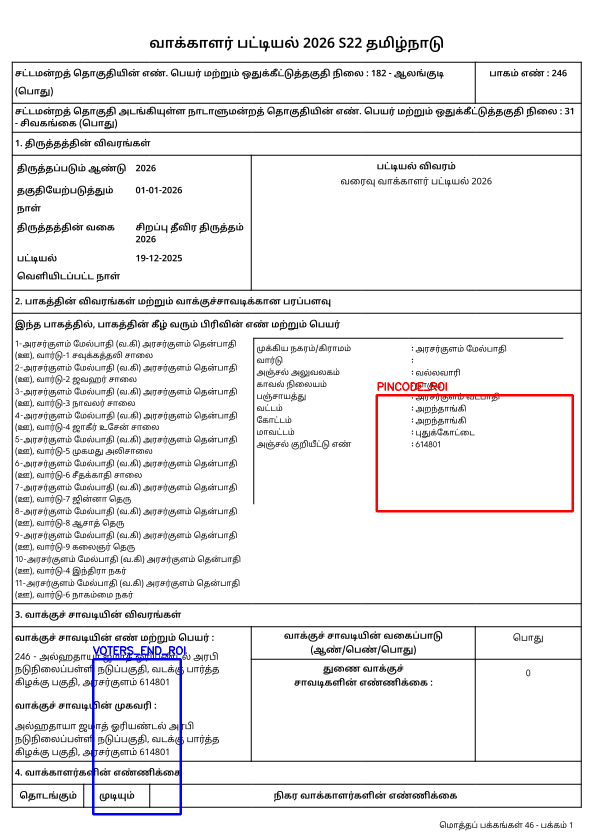
#> input picture metadata-regeneration/roi_visualization.png, 1187 x 1679 px (shown at 1/2 size)
$ python -i ai_fix_extracted_numbers.py   (imports and definitions only)
#> lines starting #> are read from the running program, lines starting #| are printed output that depends on the picture; after the words box and inside, x2 and y2 are one past the last pixel; in counts of white or black regions, pixels touching at a corner belong together
#> further down, picture is the input picture: shape (1679, 1187, 3); mean B, G, R 237.1, 236.3, 237.2
### src/config.py
"""
Centralized configuration management.

Configuration is loaded from:
1. Environment variables
2. .env file (if present)
3. Default values

Usage:
    from src.config import Config
    config = Config()
    print(config.debug)  # True if DEBUG=1 in environment
"""

from __future__ import annotations

import os
from dataclasses import dataclass, field
from pathlib import Path
from typing import Optional, Tuple


def _load_dotenv(dotenv_path: Optional[Path] = None) -> None:
    """
    Minimal .env loader (no external dependency).

    Supports KEY=VALUE, ignores blank lines and comments (#).
    Does not override existing environment variables.
    """
    if dotenv_path is None:
        dotenv_path = Path(__file__).resolve().parent.parent / ".env"

    if not dotenv_path.exists() or not dotenv_path.is_file():
        return

    for raw_line in dotenv_path.read_text(encoding="utf-8").splitlines():
        line = raw_line.strip()
        if not line or line.startswith("#"):
            continue
        if "=" not in line:
            continue
        key, value = line.split("=", 1)
        key = key.strip()
        value = value.strip().strip('"').strip("'")
        if not key:
            continue
        # Only set if not already in environment
        if os.getenv(key) in (None, ""):
            os.environ[key] = value


# Load .env on module import
_load_dotenv()


# [30 lines left out: functions _get_bool_env, _get_int_env, _get_float_env, not called in this run]


@dataclass
class ROIConfig:
    """Region of Interest configuration for image cropping."""
    x1: float
    y1: float
    x2: float
    y2: float

    def as_tuple(self) -> Tuple[float, float, float, float]:
        return (self.x1, self.y1, self.x2, self.y2)


@dataclass
class AIConfig:
    """AI/LLM configuration for metadata extraction."""
    provider: str = field(default_factory=lambda: os.getenv("AI_PROVIDER", "Groq"))
    api_key: str = field(default_factory=lambda: os.getenv("AI_API_KEY", ""))
    model: str = field(default_factory=lambda: os.getenv("AI_MODEL", "meta-llama/llama-4-maverick-17b-128e-instruct"))
    base_url: str = field(default_factory=lambda: os.getenv("AI_BASE_URL", "https://api.groq.com/openai/v1/chat/completions"))
    timeout_sec: int = field(default_factory=lambda: _get_int_env("AI_TIMEOUT_SEC", 120))
    response_format: str = field(
        default_factory=lambda: os.getenv("AI_RESPONSE_FORMAT", "").strip().lower()
    )
    batch_size: int = field(default_factory=lambda: _get_int_env("AI_OCR_BATCH_SIZE", 5))
    id_batch_size: int = field(default_factory=lambda: _get_int_env("AI_ID_BATCH_SIZE", 5))

    # AI extraction control - when False, disables AI for house numbers, missing names, etc
    # First page metadata extraction is always enabled (required)
    enable_ai_extraction: bool = field(default_factory=lambda: _get_bool_env("AI_ENABLE_EXTRACTION", False))

    # Retry configuration
    max_retries: int = field(default_factory=lambda: _get_int_env("AI_MAX_RETRIES", 3))
    retry_delay_sec: float = field(default_factory=lambda: _get_float_env("AI_RETRY_DELAY_SEC", 2.0) or 2.0)


    # Cost tracking
    input_cost_per_1m_usd: Optional[float] = field(
        default_factory=lambda: _get_float_env("AI_INPUT_COST_PER_1M_USD")
    )
    output_cost_per_1m_usd: Optional[float] = field(
        default_factory=lambda: _get_float_env("AI_OUTPUT_COST_PER_1M_USD")
    )
    cost_currency: str = field(
        default_factory=lambda: os.getenv("AI_COST_CURRENCY", "USD").upper()
    )

    # Alias properties for backward compatibility
    # [9 lines left out: functions input_cost_per_1m, output_cost_per_1m, not called in this run]

    @property
    def has_pricing(self) -> bool:
        return self.input_cost_per_1m_usd is not None or self.output_cost_per_1m_usd is not None

    # [32 lines left out: functions get_normalized_base_url, estimate_cost, not called in this run]


@dataclass
class S3Config:
    """AWS S3 configuration for remote file access."""
    # AWS credentials (can also use IAM roles, AWS_PROFILE, etc.)
    access_key_id: str = field(default_factory=lambda: os.getenv("AWS_ACCESS_KEY_ID", ""))
    secret_access_key: str = field(default_factory=lambda: os.getenv("AWS_SECRET_ACCESS_KEY", ""))
    session_token: str = field(default_factory=lambda: os.getenv("AWS_SESSION_TOKEN", ""))

    # Region
    region: str = field(default_factory=lambda: os.getenv("AWS_REGION", "ap-south-1"))

    # Default bucket (optional, can be specified per URL)
    default_bucket: str = field(default_factory=lambda: os.getenv("S3_DEFAULT_BUCKET", ""))

    # Download settings
    download_dir: str = field(default_factory=lambda: os.getenv("S3_DOWNLOAD_DIR", ""))

    # Connection settings
    connect_timeout: int = field(default_factory=lambda: _get_int_env("S3_CONNECT_TIMEOUT", 10))
    read_timeout: int = field(default_factory=lambda: _get_int_env("S3_READ_TIMEOUT", 60))
    max_retries: int = field(default_factory=lambda: _get_int_env("S3_MAX_RETRIES", 3))

    # [10 lines left out: functions has_credentials, is_configured, not called in this run]


@dataclass
class OCRConfig:
    """OCR (Tesseract) configuration."""
    languages: str = field(default_factory=lambda: os.getenv("OCR_LANGUAGES", "eng+tam"))
    tesseract_path: str = field(default_factory=lambda: os.getenv("TESSERACT_PATH", ""))
    allow_next_line: bool = field(default_factory=lambda: _get_bool_env("OCR_ALLOW_NEXT_LINE", True))

    # ROI configurations (relative coordinates 0-1)
    epic_roi: ROIConfig = field(default_factory=lambda: ROIConfig(0.449227, 0.009029, 0.839956, 0.162528))
    serial_roi: ROIConfig = field(default_factory=lambda: ROIConfig(0.152318, 0.002257, 0.373068, 0.160271))
    house_roi: ROIConfig = field(default_factory=lambda: ROIConfig(0.302428, 0.415350, 0.665563, 0.553047))
    deleted_roi: ROIConfig = field(default_factory=lambda: ROIConfig(0.199338, 0.146727, 0.763797, 0.823928))

@dataclass
class MergeConfig:
    """Image merging configuration."""
    batch_size: int = field(default_factory=lambda: _get_int_env("MERGE_BATCH_SIZE", 10))


@dataclass
class TopMergeConfig:
    """Crop-top image merging configuration."""
    batch_size: int = field(default_factory=lambda: _get_int_env("TOP_MERGE_BATCH_SIZE", 10))


@dataclass
class IDCropConfig:
    """ID field crop and merge configuration."""
    batch_size: int = field(default_factory=lambda: _get_int_env("ID_CROP_BATCH_SIZE", 10))


@dataclass
class DBConfig:
    """Database configuration (PostgreSQL)."""
    host: str = field(default_factory=lambda: os.getenv("DB_HOST", ""))
    port: int = field(default_factory=lambda: _get_int_env("DB_PORT", 5432))
    name: str = field(default_factory=lambda: os.getenv("DB_NAME", ""))
    user: str = field(default_factory=lambda: os.getenv("DB_USER", ""))
    password: str = field(default_factory=lambda: os.getenv("DB_PASSWORD", ""))
    schema: str = field(default_factory=lambda: os.getenv("DB_SCHEMA", "public"))
    ssl_mode: str = field(default_factory=lambda: os.getenv("DB_SSL_MODE", "prefer"))
    required: bool = field(default_factory=lambda: _get_bool_env("DB_REQUIRED", False))

    # [4 lines left out: function is_configured, not called in this run]


@dataclass
class CropConfig:
    """Image cropping configuration."""
    # Canonical size for detection
    canon_width: int = 1187
    canon_height: int = 1679

    # Box filters
    min_box_area_frac: float = 0.006
    max_box_area_frac: float = 0.25
    min_aspect_ratio: float = 0.55
    max_aspect_ratio: float = 2.8

    # Padding
    padding: int = 3

    # Grid line detection
    hline_scale: int = 25
    vline_scale: int = 25

    # Diagram filtering
    diagram_filter_mode: str = field(
        default_factory=lambda: os.getenv("CROP_DIAGRAM_FILTER", "auto")
    )  # auto, on, off


@dataclass
class Config:
    """
    Main application configuration.

    All settings are loaded from environment variables with sensible defaults.
    Set DEBUG=1 in environment to enable debug mode.
    """

    # Base directory (project root)
    base_dir: Path = field(default_factory=lambda: Path(__file__).resolve().parent.parent)

    # Directory paths
    pdfs_dir: Path = field(default=None)
    extracted_dir: Path = field(default=None)
    logs_dir: Path = field(default=None)

    # Debug mode (enables verbose logging, raw OCR dumps, ROI overlays)
    debug: bool = field(default_factory=lambda: _get_bool_env("DEBUG", False))

    # PDF extraction
    render_dpi: int = field(default_factory=lambda: _get_int_env("RENDER_DPI", 200))

    # Sub-configurations
    ai: AIConfig = field(default_factory=AIConfig)
    s3: S3Config = field(default_factory=S3Config)
    ocr: OCRConfig = field(default_factory=OCRConfig)
    crop: CropConfig = field(default_factory=CropConfig)
    merge: MergeConfig = field(default_factory=MergeConfig)
    top_merge: TopMergeConfig = field(default_factory=TopMergeConfig)
    id_crop: IDCropConfig = field(default_factory=IDCropConfig)
    db: DBConfig = field(default_factory=DBConfig)

    # Processing limits
    default_limit: int = field(default_factory=lambda: _get_int_env("DEFAULT_LIMIT", 0))
    default_page_limit: int = field(default_factory=lambda: _get_int_env("DEFAULT_PAGE_LIMIT", 0))

    # [28 lines left out: functions __post_init__, dump_raw_ocr, save_roi_overlays, keep_intermediate_files, not called in this run]

    def get_output_dir(self, pdf_name: str) -> Path:
        """Get output directory for a specific PDF."""
        return self.extracted_dir / pdf_name / "output"

    def get_images_dir(self, pdf_name: str) -> Path:
        """Get images directory for a specific PDF."""
        return self.extracted_dir / pdf_name / "images"

    def get_crops_dir(self, pdf_name: str) -> Path:
        """Get crops directory for a specific PDF."""
        return self.extracted_dir / pdf_name / "crops"


# Global config instance (lazily initialized)
_config: Optional[Config] = None


# [12 lines left out: functions get_config, reset_config, not called in this run]

### metadata-regeneration/ai_fix_extracted_numbers.py
#!/usr/bin/env python3
"""AI-assisted repair for metadata-regeneration/extracted_numbers/*.json.

This script is intentionally separate from extract_numbers.py.

What it does:
- Loads one or more JSON files produced by extract_numbers.py.
- Finds records with missing/invalid pincode or voters_end.
- Uses an AI vision model (OpenAI-compatible endpoint; Groq works) to extract digits
  from a compact stitched ROI image (pincode ROI + voters_end ROI).
- Updates the JSON in-place (with timestamped .bak backup) or writes to an output dir.

It also supports a no-AI fallback mode that fills missing pincodes using the
most-common pincode within each JSON file.

Requirements:
- AI mode: AI_API_KEY must be set (see src/config.py), and openai>=1.12 installed.

Example:
  python ai_fix_extracted_numbers.py \
    --images extracted_images \
    --json extracted_numbers \
    --only missing_pincode,invalid_voters_end \
    --limit 50

"""

from __future__ import annotations

import argparse
import base64
import json
import re
import shutil
import sys
import time
from collections import Counter
from dataclasses import dataclass
from datetime import datetime
from pathlib import Path
from typing import Any, Dict, Iterable, List, Optional, Tuple

import cv2
import numpy as np
from openai import OpenAI

from rois import PINCODE_ROI, VOTERS_END_ROI

REPO_ROOT = Path(__file__).resolve().parents[1]
if str(REPO_ROOT) not in sys.path:
    sys.path.insert(0, str(REPO_ROOT))

# Pulls env + .env via module import
from src.config import Config


PIN_RE = re.compile(r"^6\d{5}$")
VOTERS_RE = re.compile(r"^\d{2,4}$")


def _denormalize_roi(roi: Tuple[float, float, float, float], h: int, w: int) -> Tuple[int, int, int, int]:
    x1, y1, x2, y2 = roi
    return int(x1 * w), int(y1 * h), int(x2 * w), int(y2 * h)


def _remove_table_lines_inpaint(bgr_img: np.ndarray) -> np.ndarray:
    """Remove table/grid lines via masking + inpainting; tends to preserve digits better."""
    gray = cv2.cvtColor(bgr_img, cv2.COLOR_BGR2GRAY)

    bw = cv2.adaptiveThreshold(
        gray,
        255,
        cv2.ADAPTIVE_THRESH_MEAN_C,
        cv2.THRESH_BINARY_INV,
        15,
        10,
    )
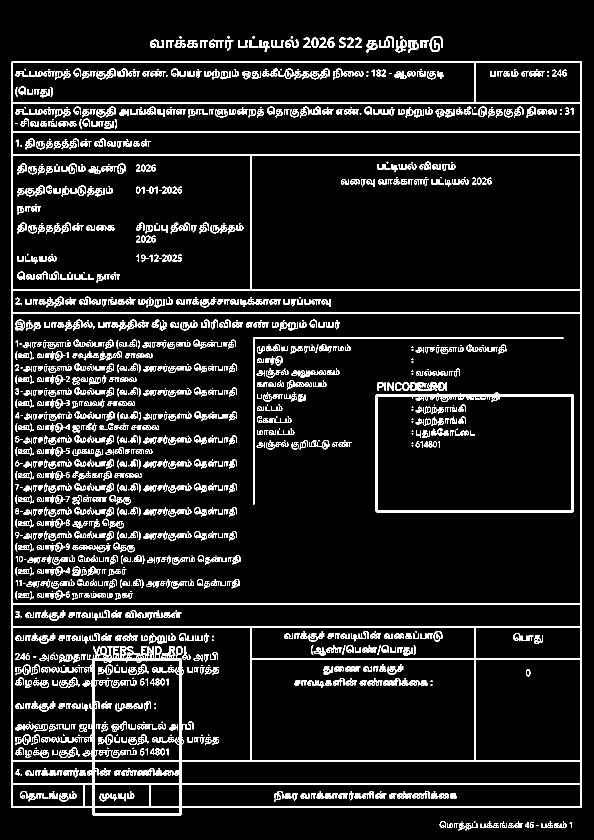
#> bw: shape (1679, 1187) (shown at 1/2 size); 9.5% white; 1674 white regions (365 under 20 px), largest, box (x1, y1, x2, y2) and area: (23, 123, 1164, 1631) 58961, (751, 785, 1148, 1025) 6766, (506, 675, 1127, 1009) 2856

    horiz_len = max(25, min(120, bgr_img.shape[1] // 2))
#> horiz_len = 120
    horiz_kernel = cv2.getStructuringElement(cv2.MORPH_RECT, (horiz_len, 1))
    horizontal = cv2.erode(bw, horiz_kernel, iterations=1)
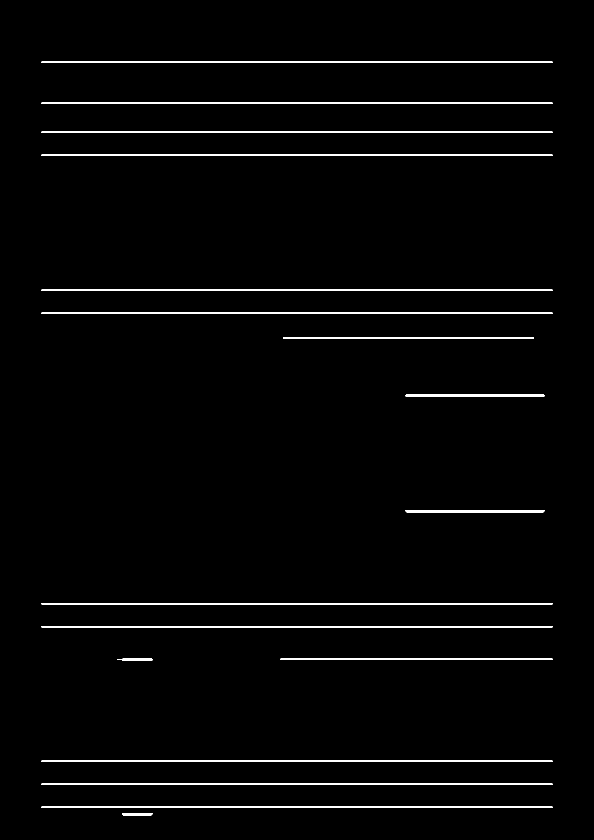
#> horizontal: shape (1679, 1187) (shown at 1/2 size); 2% white; 17 white regions, largest, box (x1, y1, x2, y2) and area: (83, 123, 1105, 126) 3066, (83, 205, 1105, 208) 3066, (83, 263, 1105, 266) 3066
    horizontal = cv2.dilate(horizontal, horiz_kernel, iterations=1)
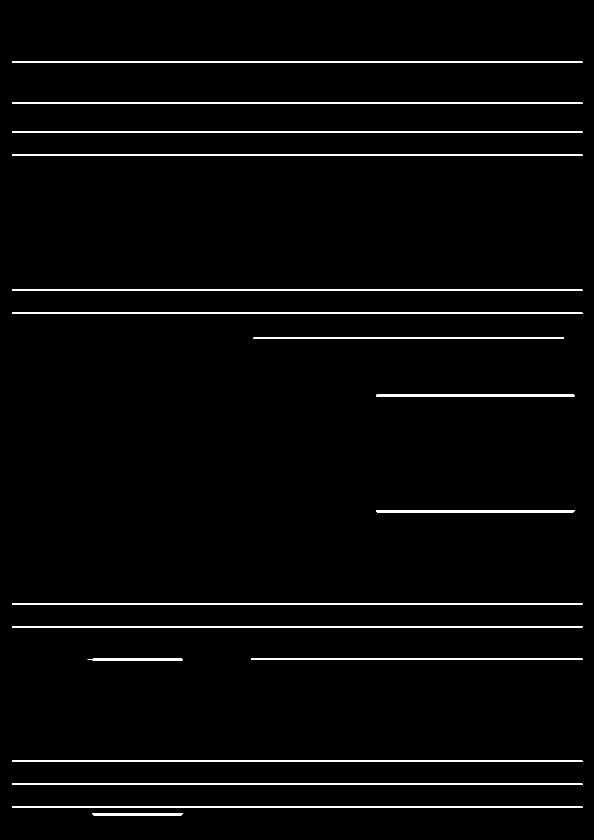
#> horizontal: shape (1679, 1187) (shown at 1/2 size); 2.4% white; 17 white regions, largest, box (x1, y1, x2, y2) and area: (24, 123, 1165, 126) 3423, (24, 205, 1165, 208) 3423, (24, 263, 1165, 266) 3423

    vert_len = max(25, min(120, bgr_img.shape[0] // 2))
#> vert_len = 120
    vert_kernel = cv2.getStructuringElement(cv2.MORPH_RECT, (1, vert_len))
#> vert_kernel = 120 values from 1 to 1
    vertical = cv2.erode(bw, vert_kernel, iterations=1)
#> vertical: shape (1679, 1187); 0.67% white; 10 white regions, largest, box (x1, y1, x2, y2) and area: (23, 183, 26, 1557) 4122, (1161, 183, 1164, 1557) 4122, (184, 1369, 189, 1572) 981
    vertical = cv2.dilate(vertical, vert_kernel, iterations=1)
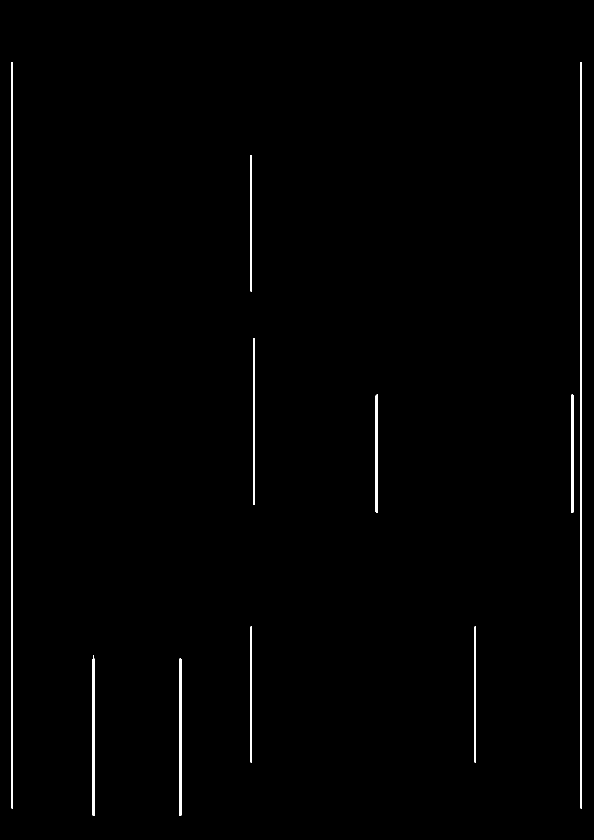
#> vertical: shape (1679, 1187) (shown at 1/2 size); 0.9% white; 10 white regions, largest, box (x1, y1, x2, y2) and area: (23, 124, 26, 1617) 4479, (1161, 124, 1164, 1617) 4479, (184, 1310, 189, 1632) 1576

    line_mask = cv2.bitwise_or(horizontal, vertical)
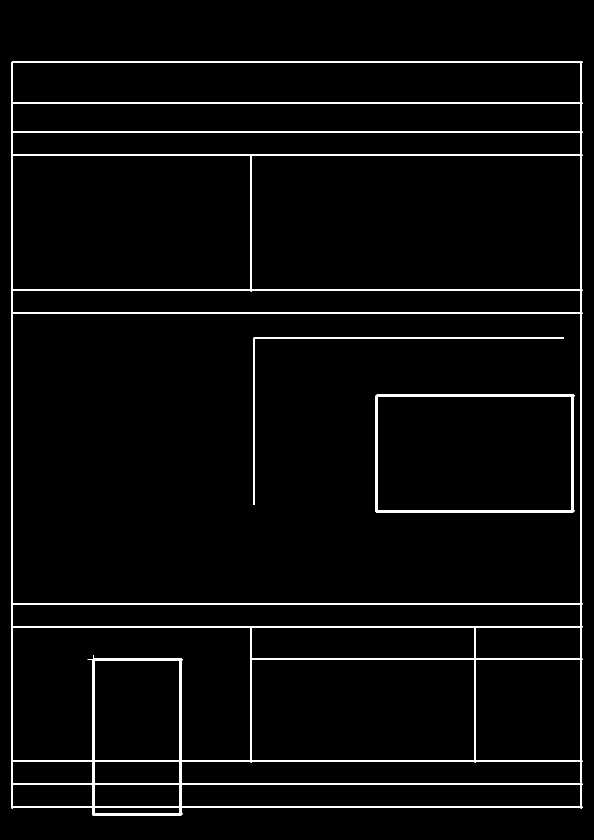
#> line_mask: shape (1679, 1187) (shown at 1/2 size); 3.2% white; 3 white regions, box (x1, y1, x2, y2) and area: (23, 123, 1165, 1632) 55605, (751, 788, 1149, 1026) 6243, (506, 675, 1128, 1010) 2861
    line_mask = cv2.dilate(line_mask, np.ones((3, 3), np.uint8), iterations=1)
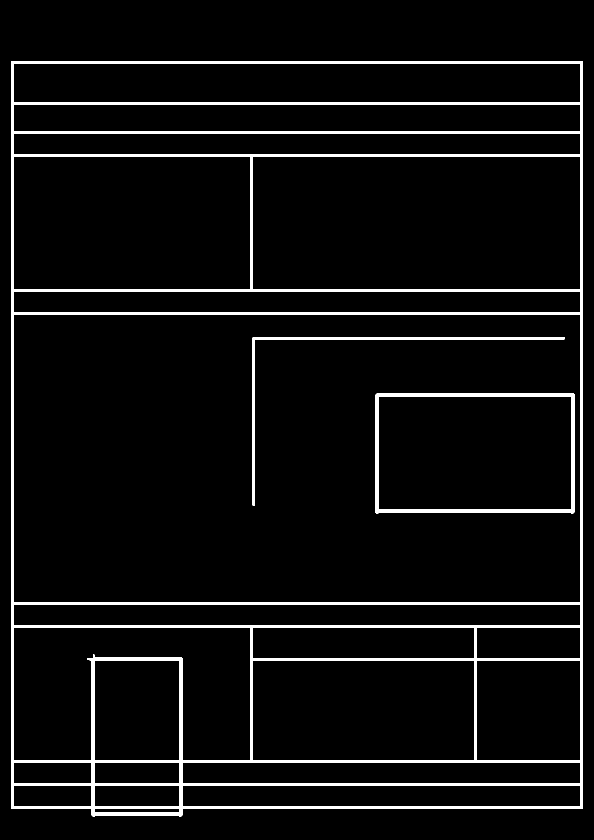
#> line_mask: shape (1679, 1187) (shown at 1/2 size); 5.3% white; 3 white regions, box (x1, y1, x2, y2) and area: (22, 122, 1166, 1633) 91205, (750, 787, 1150, 1027) 8747, (505, 674, 1129, 1011) 4779

    cleaned = cv2.inpaint(bgr_img, line_mask, 3, cv2.INPAINT_TELEA)
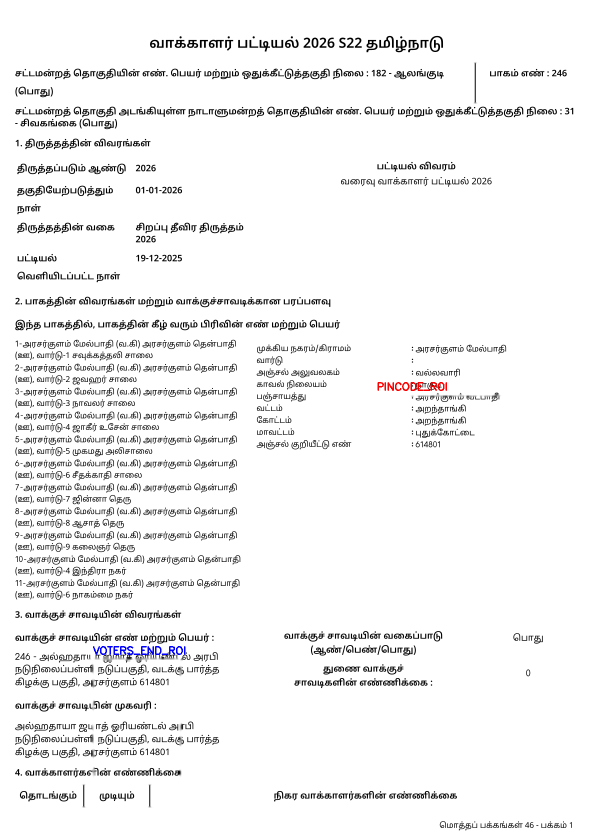
#> cleaned: shape (1679, 1187, 3) (shown at 1/2 size); mean B, G, R 242.4, 242.2, 242.3
    return cleaned


# [97 lines left out: functions _encode_bgr_as_data_url_png, _make_stitched_snippet, _extract_json_from_text, _needs_fix, _recompute_status, not called in this run]


@dataclass
class AIFixStats:
    scanned: int = 0
    attempted: int = 0
    updated: int = 0
    ai_errors: int = 0
    skipped_no_image: int = 0


# [263 lines left out: functions _call_ai_extract_digits, _best_effort_fill_pincode, _backup_file, main, not called in this run]


# [2 lines not run here, left out]

>>> import cv2
>>> picture = cv2.imread('roi_visualization.png')
>>> result = _remove_table_lines_inpaint(picture)
